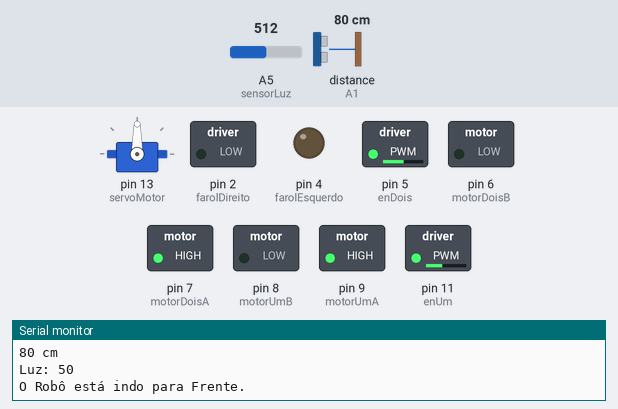
This sketch was run on a simulated Arduino Uno, built with avr-gcc and run on an emulated ATmega328P. Shown: servo, switched loads named in the sketch (green lamp = pin HIGH), output pins drawn as LEDs (lit = HIGH), the last lines printed to the serial monitor. The inputs (shaded band) are chosen by the test bench; at power-on: distance to the obstacle (sensor on A1) 80 cm, A5 (sensorLuz) = 512. The echo pulse lasts 58.3 µs per cm.

Above: at 1.8 s.
1.9 s: distance to the obstacle (sensor on A1) set to 42 cm
3.4 s: distance to the obstacle (sensor on A1) set to 36 cm
At 6.7 s:
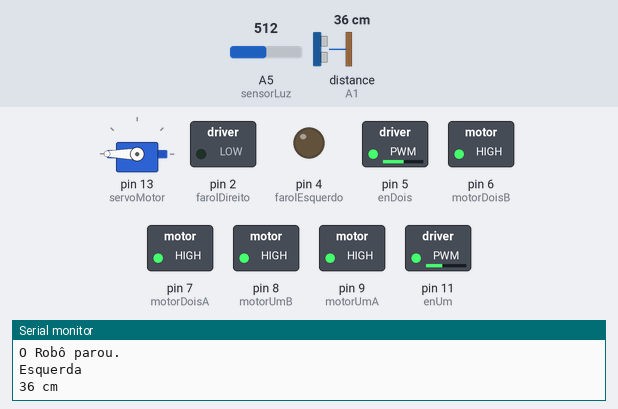
At 7.4 s:
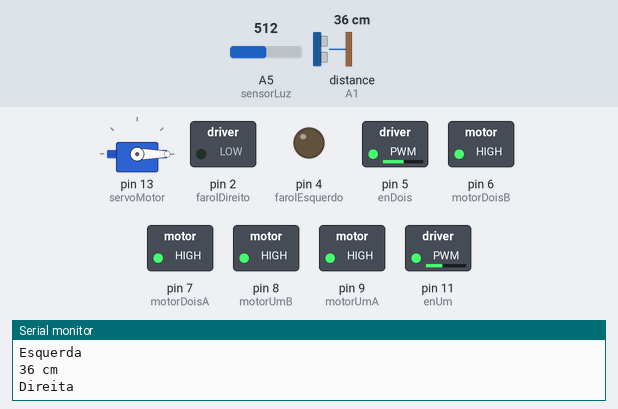
7.6 s: A5 (sensorLuz) set to 864
11.1 s: A5 (sensorLuz) set to 898
13.0 s: A5 (sensorLuz) set to 716
At 15.8 s:
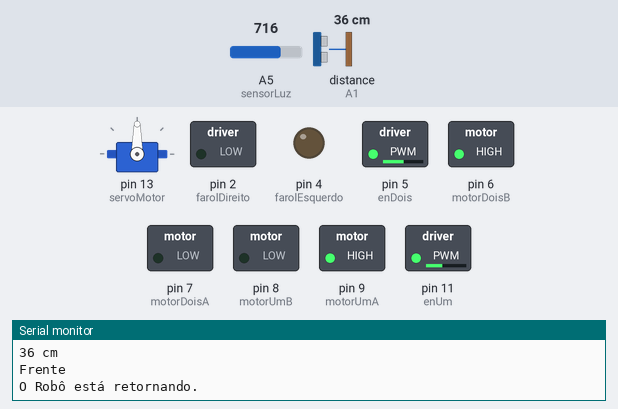
Timing chart, 0 to 18.2 s (numbered marks = the images above; inputs shaded):
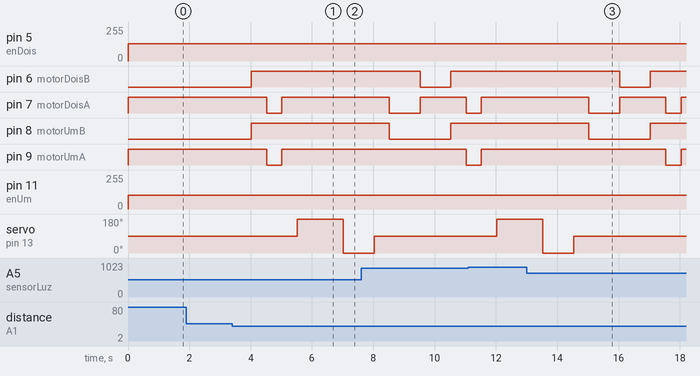

Measured:
- the behaviour switches between 40 and 39 cm on distance to the obstacle (sensor on A1) (found by bisection; images 0 and 1)
- after the input at 3.4 s, pin 6 (motorDoisB), pin 8 (motorUmB): LOW → HIGH after 0.62 s; pin 7 (motorDoisA), pin 9 (motorUmA): HIGH → LOW after 1.1 s, → HIGH 0.50 s later; servo on pin 13 (servoMotor): 90° → 180° after 2.1 s, → 0° 1.5 s later
- after the input at 13.0 s, pin 2 (farolDireito), pin 4 (farolEsquerdo): stays LOW (without the input it goes to HIGH after 3.0 s)

The sketch:

carroTinkercad.ino
```cpp
#include <Servo.h>
#include <UltrasonicSensor.h>

#define enUm 11
#define motorUmA 9
#define motorUmB 8

#define enDois 5
#define motorDoisA 7
#define motorDoisB 6

#define trigPin A0
#define echoPin A1
#define setaDireita A2
#define setaEsquerda A3
#define luzFreioDireita 10
#define luzFreioEsquerda 12
#define farolDireito 2
#define farolEsquerdo 4
#define sensorLuz A5

unsigned int distancia, distanciaDireita, distanciaEsquerda;

int velocidadeMotorUm=103;
int velocidadeMotorDois=130;

Servo servoMotor;
UltrasonicSensor ultrasonic(trigPin, echoPin);


void setup(){
  Serial.begin(9600);

  servoMotor.attach(13);

  pinMode(echoPin, INPUT);
  pinMode(trigPin, OUTPUT);
  pinMode(velocidadeMotorUm, OUTPUT);
  pinMode(velocidadeMotorDois, OUTPUT);
  pinMode(motorUmA, OUTPUT);
  pinMode(motorUmB, OUTPUT);
  pinMode(motorDoisA, OUTPUT);
  pinMode(motorDoisB, OUTPUT);
  pinMode(farolDireito, OUTPUT);
  pinMode(farolEsquerdo, OUTPUT);

  analogWrite(velocidadeMotorUm, 0);
  analogWrite(velocidadeMotorDois, 0);

  digitalWrite(motorUmA,LOW);
  digitalWrite(motorUmB,LOW);
  digitalWrite(motorDoisA,LOW);
  digitalWrite(motorDoisB,LOW);
}

void loop() {
  int valorSensor = analogRead(sensorLuz);
  int porcentagem = map(valorSensor, 0, 1023, 0, 100);

  Serial.print("Luz: ");
  Serial.println(porcentagem);

  if(porcentagem > 85){
    farol(HIGH);
  } else {
    farol(LOW);
  }

  frente();

  distancia = radar();
  if (distancia < 40){
    direcao();
  }
}

int radar(){
  distancia = ultrasonic.distanceInCentimeters();
  Serial.print(distancia);
  Serial.println(" cm");

  return distancia;
}

void direcao(){
  parar();
  atras();
  parar();

  Serial.println("Esquerda");
  servoMotor.write(180);
  delay(1000);
  distanciaEsquerda = radar();
  delay (500);

  Serial.println("Direita");
  servoMotor.write (0);
  delay(500);
  distanciaDireita = radar();
  delay(500);

  Serial.println("Frente");
  servoMotor.write(90);
  delay(500);

  compararDistancias();
}

void frente(){
  Serial.println("O Robô está indo para Frente.");

  //farol(HIGH);
  luzDeFreio(LOW, LOW);

  digitalWrite(motorUmA, HIGH);
  digitalWrite(motorUmB, LOW);

  digitalWrite(motorDoisA, HIGH);
  digitalWrite(motorDoisB, LOW);

  analogWrite(enUm, velocidadeMotorUm);
  analogWrite(enDois, velocidadeMotorDois);

  delay(1000);
}

void parar(){
  Serial.println("O Robô parou.");

  luzDeFreio(HIGH, HIGH);

  digitalWrite(motorUmA, HIGH);
  digitalWrite(motorUmB, HIGH);

  digitalWrite(motorDoisA, HIGH);
  digitalWrite(motorDoisB, HIGH);

  //analogWrite(enUm, 0);
  //analogWrite(enDois, 0);

  delay(500);
}

void atras(){
  Serial.println("O Robô está dando ré.");

  luzDeFreio(LOW, LOW);

  digitalWrite(motorUmA,LOW);
  digitalWrite(motorUmB,HIGH);

  digitalWrite(motorDoisA, LOW);
  digitalWrite(motorDoisB, HIGH);

  delay(500);
}

void virarEsquerda(){
  Serial.println("O Robô está virando à esquerda.");

  parar();
  setas('E');
  luzDeFreio(LOW, LOW);

  digitalWrite(motorUmA, LOW);
  digitalWrite(motorUmB, HIGH);

  //digitalWrite(motorDoisA, HIGH);
  //digitalWrite(motorDoisB, LOW);
  delay(600);

  analogWrite(enUm, velocidadeMotorUm);
  //analogWrite(enDois, velocidadeMotorDois);
  parar();
}


void virarDireita(){
  Serial.println("O Robô está virando à direita.");

  parar();
  setas('D');
  luzDeFreio(LOW, LOW);

  //digitalWrite(motorUmA, HIGH);
  //digitalWrite(motorUmB, LOW);

  digitalWrite(motorDoisA, LOW);
  digitalWrite(motorDoisB, HIGH);
  delay(600);

  //analogWrite(enUm, velocidadeMotorUm);
  analogWrite(enDois, velocidadeMotorDois);
  parar();
}

void voltar(){
  Serial.println("O Robô está retornando.");

  digitalWrite(motorUmA, HIGH);
  digitalWrite(motorUmB, LOW);
  digitalWrite(motorDoisA, LOW);
  digitalWrite(motorDoisB, HIGH);

  delay(1000);

  analogWrite(enUm, velocidadeMotorUm);
  analogWrite(enDois, velocidadeMotorDois);
}

void compararDistancias(){
  if (distanciaDireita > distanciaEsquerda) {
    virarDireita();
  } else if (distanciaEsquerda > distanciaDireita) {
    virarEsquerda();
  } else {
    voltar();
  }
}

void setas(char direcaoSeta){
  if(direcaoSeta == 'E'){
    for(int i = 0; i < 5; i++){
      digitalWrite(setaEsquerda, HIGH);
      delay(200);
      digitalWrite(setaEsquerda, LOW);
      delay(100);
    }
  }else if(direcaoSeta == 'D'){
    for(int i = 0; i < 5; i++){
      digitalWrite(setaDireita, HIGH);
      delay(200);
      digitalWrite(setaDireita, LOW);
      delay(100);
    }
  }
}

void farol(int valor){
  digitalWrite(farolDireito, valor);
  digitalWrite(farolEsquerdo, valor);
}

void luzDeFreio(int d, int e){
  digitalWrite(luzFreioDireita, d);
  digitalWrite(luzFreioEsquerda, e);
}
```
